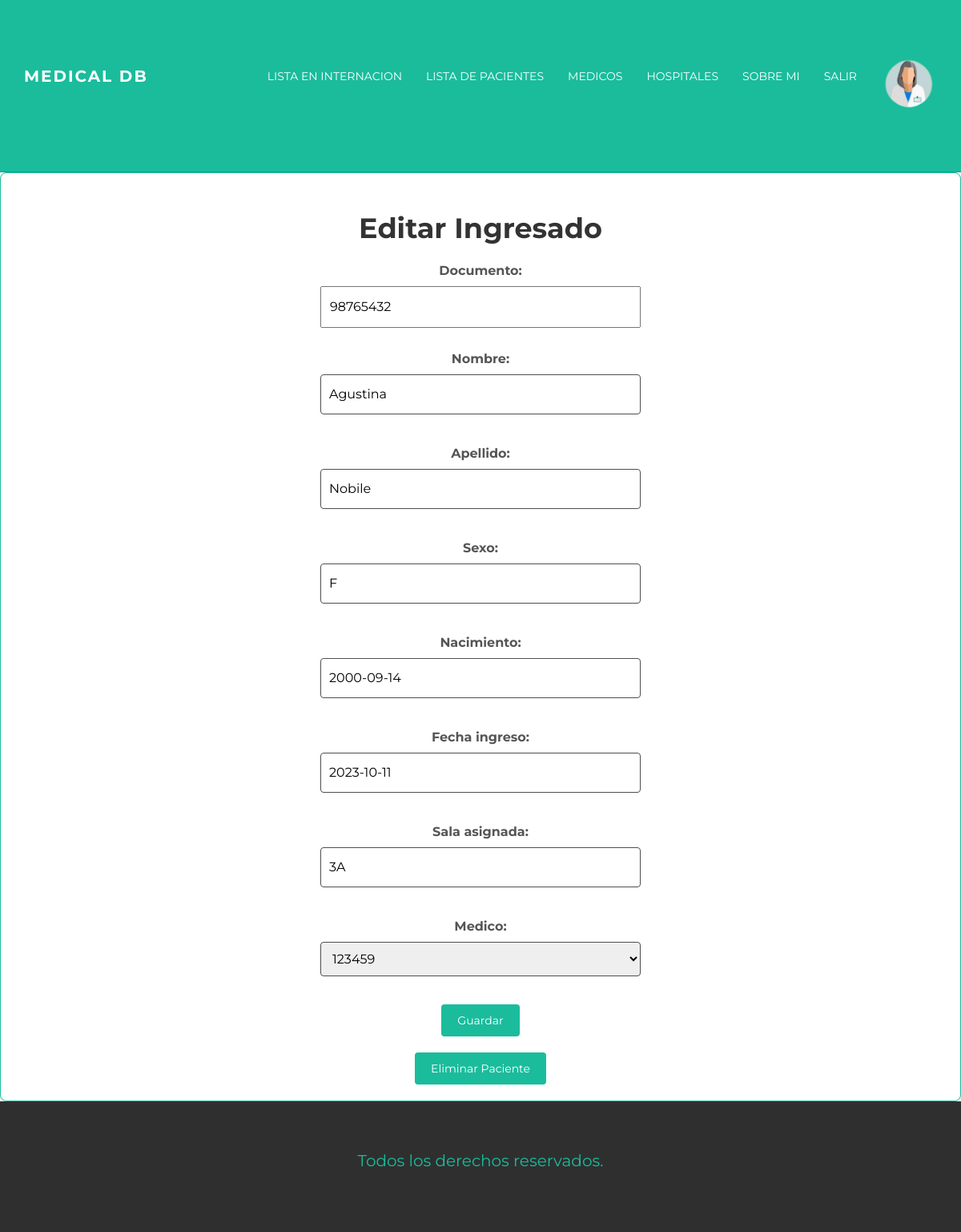
/MedicalDB/detalle_internado/98765432/ (signed in), run on the app's committed database.
### medicalapp/models.py (models this page shows, shortened)
class Avatar(models.Model):
        usuario = models.ForeignKey(User, on_delete=models.CASCADE)
        imagen = models.ImageField(upload_to= "avatares", null=True, blank=True)

class PacientesInternados(models.Model):
        documento = models.IntegerField(primary_key=True)
        nombre = models.CharField(max_length=60)
        apellido = models.CharField(max_length=60)
        sexo = models.CharField(max_length=60)
        nacimiento = models.DateField()
        fecha_ingreso = models.DateField()
        sala_asignada = models.CharField(max_length=60, default = "1A")
        medico = models.CharField(max_length=60)

### medicalapp/views.py (the view)
# urls.py: path('detalle_internado/<pacienteDNI>/', editar_internado, name="DetalleInternado"),
@login_required
def editar_internado(request, pacienteDNI):
    paciente = PacientesInternados.objects.get(documento=pacienteDNI)
    if request.method == 'POST':
        form = FormularioInternados(request.POST)
        if form.is_valid():
            datos = form.cleaned_data
            medico_numero_matricula = datos['medico']
            medico = Medicos.objects.get(numero_matricula=medico_numero_matricula)
            paciente = PacientesInternados(
                documento=datos['documento'],
                nombre=datos['nombre'],
                apellido=datos['apellido'],
                sexo=datos['sexo'],
                nacimiento=datos['nacimiento'],
                fecha_ingreso=datos['fecha_ingreso'],
                sala_asignada=datos['sala_asignada'],
                medico=medico.numero_matricula
            )
            paciente.save()
            return redirect('ListaInternados')
    else:
        form = FormularioInternados(initial={'documento': paciente.documento, 'nombre': paciente.nombre, 'apellido': paciente.apellido,
                                                    'sexo': paciente.sexo, 'nacimiento': paciente.nacimiento, 'fecha_ingreso': paciente.fecha_ingreso, 'sala_asignada': paciente.sala_asignada, 'medico': paciente.medico})
    return render(request, 'medicalapp/funciones/pacienteinternado.html', {'form': form, 'documento': pacienteDNI})

### medicalapp/forms.py
class FormularioInternados(forms.Form):
        documento = forms.IntegerField()
        nombre = forms.CharField(max_length=60)
        apellido = forms.CharField(max_length=60)
        sexo = forms.CharField(max_length=60)
        nacimiento = forms.DateField()
        fecha_ingreso = forms.DateField()
        sala_asignada = forms.CharField()
        medico = forms.ChoiceField(choices=[])
        def __init__(self, *args, **kwargs):
            super(FormularioInternados, self).__init__(*args, **kwargs)
            medicos = Medicos.objects.all()
            choices = [(str(m.numero_matricula), str(m.numero_matricula)) for m in medicos]
            self.fields['medico'].choices = choices

### medicalapp/templates/medicalapp/funciones/pacienteinternado.html (shortened to what this page needs)
{% extends "medicalapp/padre.html" %}
{% block top %}
<div class="container-form">
    <h1>Editar Ingresado</h1>
    <form method="post" class="patient-form">
        {{ form.as_p }}
        <button type="submit" class="submit-button">Guardar</button>
    </form>
    <form method="post" action="{% url 'EliminarInternado' pacienteDNI=documento %}" class="delete-form">
        <button type="submit" class="delete-button">Eliminar Paciente</button>
    </form>
</div>
{% endblock %}
{% block foot %}
<p style = "font-size: 20px;
color: #1ABC9C;
text-align: center;
margin-top: 10px;"> Todos los derechos reservados. </p>
{% endblock %}

### medicalapp/templates/medicalapp/padre.html (shortened to what this page needs)
<!DOCTYPE html>
<html lang="en">
  <head>
	{% load static %}
    <link href="{% static 'medicalapp/assets/css/bootstrap.css' %}" rel="stylesheet">
    <link href="{% static 'medicalapp/assets/css/main.css' %}" rel="stylesheet">
  </head>
  <body>
    <div class="navbar navbar-inverse navbar-static-top">
      <div class="container">
        <div class="navbar-header">
          <a class="navbar-brand" href="{% url 'Inicio' %}">Medical DB</a>
        </div>
        <div class="navbar-collapse collapse">
          <ul class="nav navbar-nav navbar-right">
			{% if request.user.is_authenticated %}
				{% with user.avatar_set.first as userAvatar %}
				{% if userAvatar %}
				<a href="{% url 'EditarUsuario' %}"><img src="{{userAvatar.imagen.url}}" alt="" style="max-width: 100px;"></a>
				{% endif %}
				{% endwith %}
				<li><a href="{% url 'ListaInternados' %}">Lista en Internacion</a></li>
				<li><a href="{% url 'ListaPacientes' %}">Lista de Pacientes</a></li>
				<li><a href="{% url 'ListaMedicos' %}">Medicos</a></li>
				<li><a href="{% url 'ListaHospitales' %}">Hospitales</a></li>
				<li><a href="{% url 'SobreMi' %}">Sobre mi</a></li>
				<li><a href="{% url 'Logout' %}">Salir</a></li>
			{% else %}
			<li><a href="{% url 'Login' %}">Ingresar</a></li>
            <li><a href="{% url 'Registrarse' %}">Registrarse</a></li>
			{% endif %}
          </ul>
        </div>
      </div>
    </div>
	{% block top %}{% endblock %}
	<div id="footer">
		{% block foot %}
		{% endblock %}
	</div>
  </body>
</html>

### medicalapp/static/medicalapp/assets/css/main.css (style rules this page uses)
body { background-color: #ffffff; font-family: 'Montserrat', sans-serif; font-weight: 400; font-size: 14px; color: #555; -webkit-font-smoothing: antialiased; -webkit-overflow-scrolling: touch; }
h1, h2, h3, h4, h5, h6 { font-family: 'Montserrat', sans-serif; font-weight: 700; color: #333; }
h1 { font-size: 35px; margin-top: 30px; margin-bottom: 30px; }
p { line-height: 28px; margin-bottom: 25px; font-size: 16px; }
a { color: #1abc9c; word-wrap: break-word; -webkit-transition: color 0.1s ease-in, background 0.1s ease-in; -moz-transition: color 0.1s ease-in, background 0.1s ease-in; -ms-transition: color 0.1s ease-in, background 0.1s ease-in; -o-transition: color 0.1s ease-in, background 0.1s ease-in; transition: color 0.1s ease-in, background 0.1s ease-in; }
a:before, a:after { -webkit-transition: color 0.1s ease-in, background 0.1s ease-in; -moz-transition: color 0.1s ease-in, background 0.1s ease-in; -ms-transition: color 0.1s ease-in, background 0.1s ease-in; -o-transition: color 0.1s ease-in, background 0.1s ease-in; transition: color 0.1s ease-in, background 0.1s ease-in; }
.navbar { text-transform: uppercase; margin-bottom: 0px; }
.navbar-inverse { padding-bottom: 70px; padding-top: 70px; }
.navbar-inverse { background-color: #1abc9c; border-color: #16a085; }
.navbar-inverse .navbar-nav > li > a { color: white; }
.navbar-brand { font-weight: 700; font-size: 20px; letter-spacing: 2px; }
.navbar-inverse .navbar-brand { color: white; }
#footer { background-color: #2f2f2f; padding-top: 50px; padding-bottom: 50px; }
#footer p { color: white; }

### medicalapp/templates/medicalapp/funciones/pacienteinternado.html (style rules this page uses)
.container-form { background-color: #fff; border: 1px solid #1ABC9C; border-radius: 8px; padding: 20px; box-shadow: 0 2px 4px rgba(0, 0, 0, 0.1); text-align: center; }
h1 { color: #333; margin-bottom: 20px; }
.patient-form { max-width: 400px; margin: 0 auto; }
.submit-button { background-color: #1ABC9C; color: #fff; border: none; border-radius: 4px; padding: 10px 20px; cursor: pointer; }
.delete-button { background-color: #1ABC9C; color: #fff; border: none; border-radius: 4px; padding: 10px 20px; cursor: pointer; margin-top: 20px; }
input[type="text"], select { width: 100%; padding: 10px; margin-bottom: 10px; border: 1px solid #4F4F4F; border-radius: 4px; }
#id_documento { display: inline-block; width: 100%; padding: 10px; margin-right: 10px; }

### data on the page
Avatar: imagen (picture)
PacientesInternados: documento "98765432", nombre "Agustina", apellido "Nobile", sexo "F", nacimiento "2000-09-14", fecha_ingreso "2023-10-11", sala_asignada "3A", medico "123459"
